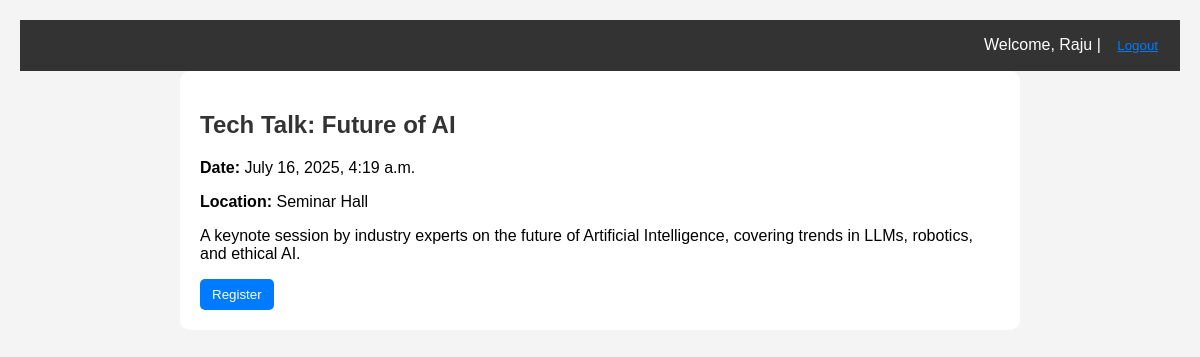
Page /event/2/ (signed in) on the committed database.
### events/models.py (models this page shows, shortened)
class Event(models.Model):
    title = models.CharField(max_length=100)
    description = models.TextField()
    date = models.DateTimeField()
    location = models.CharField(max_length=255)
    category = models.ForeignKey(EventCategory, on_delete=models.SET_NULL, null=True, blank=True)

### events/views.py (the view)
# urls.py: path('event/<int:pk>/', EventDetailView.as_view(), name='event_detail'),
class EventDetailView(DetailView):
    model = Event
    template_name = 'events/event_detail.html'
    context_object_name = 'event'

### events/templates/events/event_detail.html (shortened to what this page needs)
{% extends 'base.html' %}
{% block content %}
  <h2>{{ event.title }}</h2>
  <p><strong>Date:</strong> {{ event.date }}</p>
  <p><strong>Location:</strong> {{ event.location }}</p>
  <p>{{ event.description }}</p>
  {% if user.is_authenticated %}
    {% if user in event.registration_set.all %}
      <p>✅ You are already registered for this event.</p>
    {% else %}
      <form action="{% url 'register_event' event.id %}" method="post">
        <button type="submit">Register</button>
      </form>
    {% endif %}
  {% else %}
    <p><a href="{% url 'signup' %}">Login or Sign up</a> to register</p>
  {% endif %}
{% endblock %}

### events/templates/base.html (shortened to what this page needs)
{% load static %}
<!DOCTYPE html>
<html>
<head>
</head>
<body>
  {% if user.is_authenticated %}
  <div class="header">
    Welcome, {{ user.username }} |
    <form method="post" action="{% url 'logout' %}" style="display:inline;">
      <button type="submit" style="background:none;border:none;color:#007bff;text-decoration:underline;cursor:pointer;">
        Logout
      </button>
    </form>
  </div>
{% endif %}
  <div class="content">
    {% block content %}{% endblock %}
  </div>
</body>
</html>

### events/templates/base.html (style rules this page uses)
body { font-family: Arial, sans-serif; background-color: #f4f4f4; margin: 0; padding: 20px; }
.header { background-color: #333; color: white; padding: 10px; text-align: right; }
.content { background-color: white; padding: 20px; border-radius: 10px; max-width: 800px; margin: auto; }
h1, h2 { color: #333; }
button { background-color: #007bff; color: white; padding: 8px 12px; border: none; border-radius: 5px; cursor: pointer; }

### rows in the picture
Event: title "Tech Talk: Future of AI", date "July 16, 2025, 4:19 a.m.", location "Seminar Hall", description "A keynote session by industry experts on the future of Artificial Intelligence, covering trends in LLMs, robotics, and ethical AI."

### other values in the picture
{{ user.username }} "Raju"
